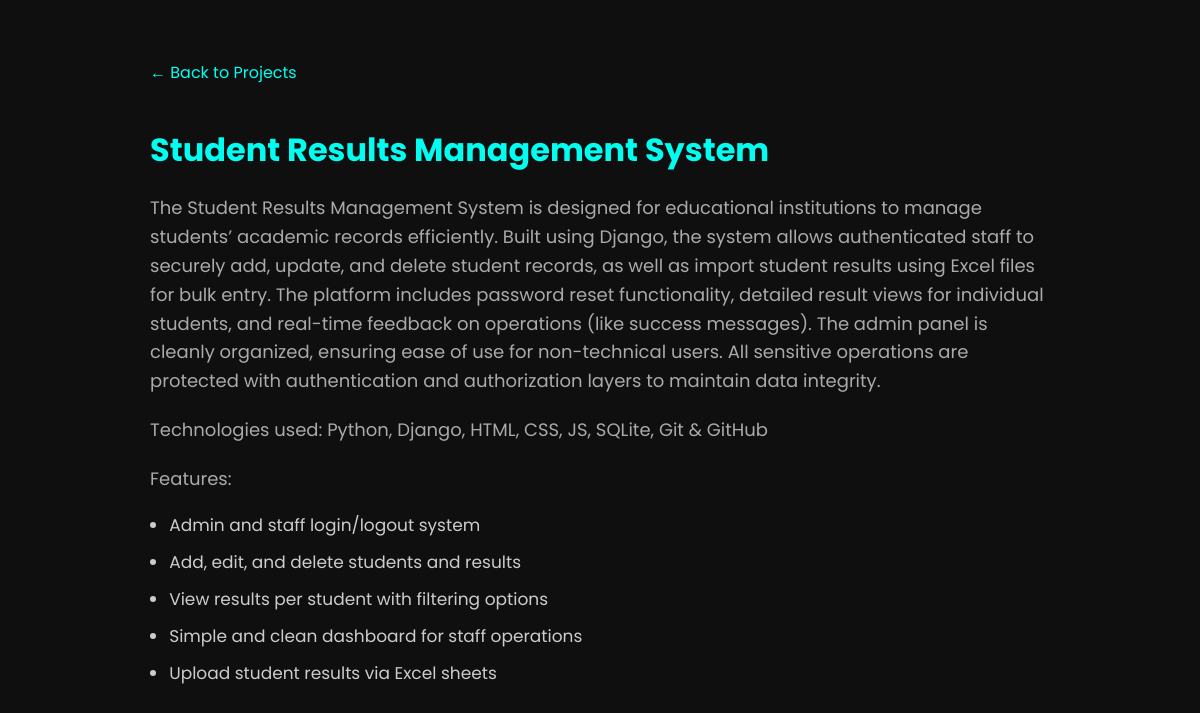
The page /project/8/ on the database its author committed.
### Portfolio_Core/models.py (models this page shows, shortened)
class Project(models.Model):
    name = models.CharField(max_length=250)
    short_description = models.TextField()
    full_description = models.TextField(null=True,blank=True)
    github_repo_link = models.URLField(null=True,blank=True)
    live_link = models.URLField(null=True,blank=True)
    tech_stack = models.TextField(null=True,blank=True)

class ProjectFeature(models.Model):
    project = models.ForeignKey(Project,on_delete=models.CASCADE)
    feature = models.TextField()

### Portfolio_Core/views.py (the view)
# urls.py: path('project/<int:pk>/',views.project_details,name='project_details')
def project_details(request,pk):
    project = Project.objects.get(id=pk)
    features = ProjectFeature.objects.filter(project=project)
    images = ProjectImage.objects.filter(project=project)
    videos = ProjectVideo.objects.filter(project=project)
    return render(request,'project.html',{'project':project,
                                          'features':features,
                                          'images':images,
                                          'videos':videos})

### templates/project.html (shortened to what this page needs)
<!DOCTYPE html>
<html lang="en">
<head>
  <link rel="stylesheet" href="https://cdnjs.cloudflare.com/ajax/libs/font-awesome/6.5.0/css/all.min.css" />
</head>
<body>
  <a href="{% url "home" %}" class="back-link">&larr; Back to Projects</a>
  <h1>{{project.name}}</h1>
  <p>
    {{project.full_description}}
  </p>
  {% if project.tech_stack %}
  <p>
    Technologies used: {{project.tech_stack}}
  </p>
  {% endif %}
{% if features %}
  <p>
    Features:
  </p>
{% endif %}
  <ul>
    {% for feature in features %}
    <li>{{feature.feature}} </li>
    {% endfor %}
  </ul>
</body>
</html>

### templates/project.html (style rules this page uses)
body { font-family: 'Poppins', sans-serif; background: #0f0f0f; color: #fff; max-width: 900px; margin: 40px auto; padding: 20px; }
h1 { color: #00fff0; margin-bottom: 0.5rem; }
a.back-link { color: #00fff0; text-decoration: none; margin-bottom: 20px; display: inline-block; }
p { line-height: 1.6; margin-top: 20px; font-size: 18px; color: #aaa; }
ul { margin-top: 10px; padding-left: 1.2rem; color: #ccc; }
ul li { margin-bottom: 0.7rem; font-size: 17px; }

### rows shown on the page
Project: name "Student Results Management System", full_description "The Student Results Management System is designed for educational institutions to manage students’ academic records efficiently. Built using Django, the system allows authenticated staff to securely add, update, and delete student records, as well as import student results using Excel files for bulk entry. The platform includes password reset functionality, detailed result views for individual students, and real-time feedback on operations (like success messages). The admin panel is cleanly organized, ensuring ease of use for non-technical users. All sensitive operations are protected with authentication and authorization layers to maintain data integrity.", tech_stack "Python, Django, HTML, CSS, JS, SQLite, Git & GitHub"
ProjectFeature: feature "Admin and staff login/logout system"
ProjectFeature: feature "Add, edit, and delete students and results"
ProjectFeature: feature "View results per student with filtering options"
ProjectFeature: feature "Simple and clean dashboard for staff operations"
ProjectFeature: feature "Upload student results via Excel sheets"
